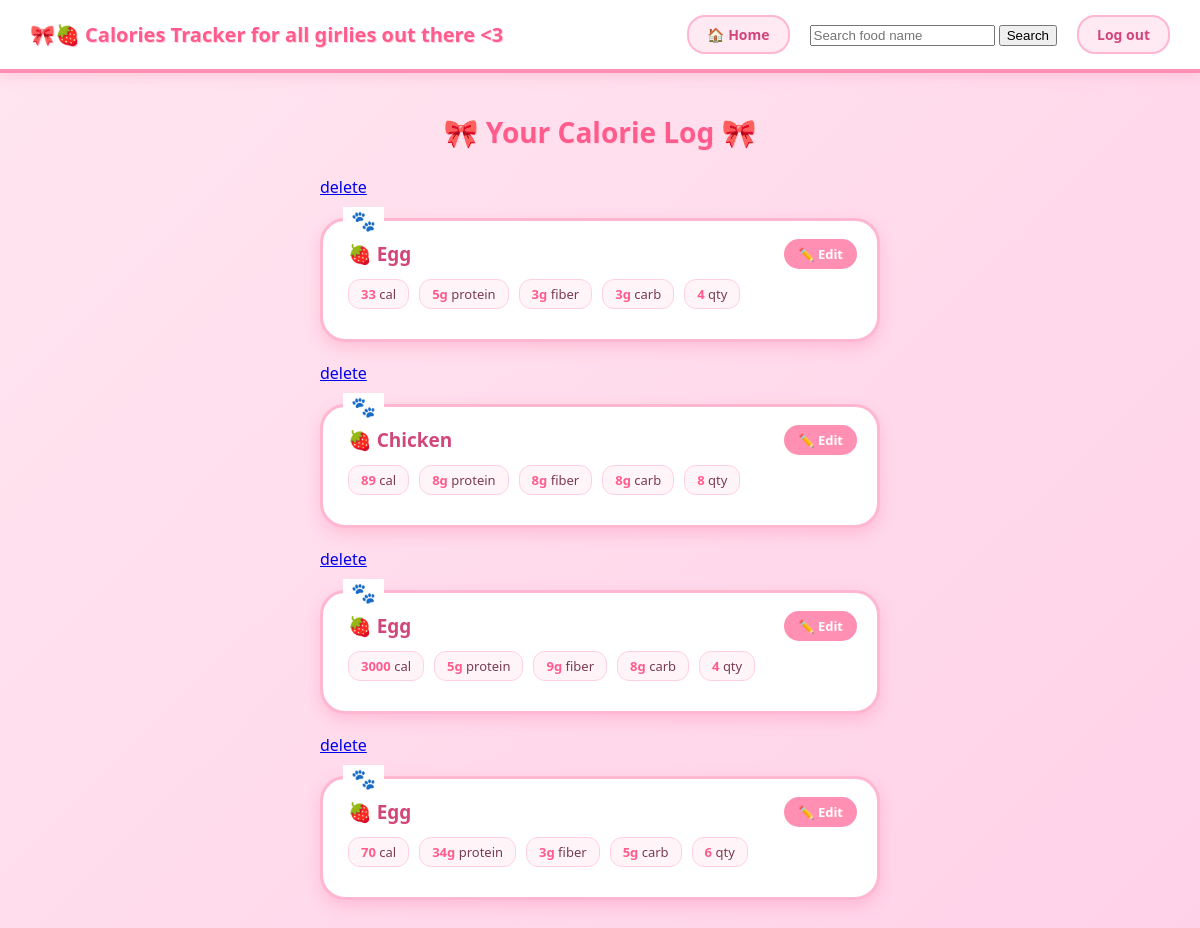
The app's page /view/ (signed in) with its own data.
### tracker/models.py (models this page shows, shortened)
class CaloriesTracker(models.Model):
    user = models.ForeignKey(User, on_delete=models.CASCADE)
    category = models.ForeignKey(Category, on_delete=models.CASCADE)
    food = models.CharField(max_length=100)
    calories = models.IntegerField()
    quantity = models.IntegerField()
    protein = models.IntegerField()
    fiber = models.IntegerField()
    carb = models.IntegerField()
    updated = models.DateTimeField(auto_now=True)
    created = models.DateTimeField(auto_now_add=True)
    date = models.DateField(default=timezone.now)
    class Meta:
        ordering = ["created", "updated"]

### tracker/views.py (the view)
# urls.py: path('view/', views.trackerview, name='view' ),
@login_required(login_url='authentication')
def trackerview(request):
    q = request.GET.get("q", "")
    calories = CaloriesTracker.objects.filter(
        food__icontains=q
    )
    context = {
        "calories": calories,
    }
    return render(request, "website/caloriesview.html", context)

### tracker/templates/website/caloriesview.html (shortened to what this page needs)
{% extends 'website/main.html' %}
{% block content %}
<div class="kitty-list-title">🎀 Your Calorie Log 🎀</div>
<div class="kitty-list-wrapper">
    {% for calorie in calories %}
    <a href="{% url 'deletetotalcalories' calorie.id %}"> delete </a>
    <div class="kitty-card">
        <a href="{% url 'updatetotalcalories' calorie.id %}" class="kitty-edit-link">✏️ Edit</a>
        <p class="kitty-food-name">🍓 {{ calorie.food }}</p>
        <div class="kitty-stats">
            <span class="kitty-stat"><strong>{{ calorie.calories }}</strong> cal</span>
            <span class="kitty-stat"><strong>{{ calorie.protein }}g</strong> protein</span>
            <span class="kitty-stat"><strong>{{ calorie.fiber }}g</strong> fiber</span>
            <span class="kitty-stat"><strong>{{ calorie.carb }}g</strong> carb</span>
            <span class="kitty-stat"><strong>{{ calorie.quantity }}</strong> qty</span>
        </div>
    </div>
    {% empty %}
    <p class="kitty-empty">No entries yet, cutie! Go log your first meal 🐱🍰</p>
    {% endfor %}
</div>
{% endblock %}

### tracker/templates/website/main.html (shortened to what this page needs)
<!DOCTYPE html>
<html>
<head>
</head>
<body>
    <nav>
        <span class="kitty-brand">🎀🍓 Calories Tracker for all girlies out there <3 </span>
        <a href="{% url 'home' %}">🏠 Home</a>
         <form method="GET">
    <input
        type="text"
        name="q"
        placeholder="Search food name"
        value="{{ request.GET.q }}"
    >
    <button type="submit">Search</button>
</form>
{% if request.user.is_authenticated %}
<a href="{% url 'logout' %}">Log out</a>
{% else %}
<a href="{% url 'authentication' %}">Login</a>
{%endif %}
    </nav>
    {% block content %}
    {% endblock %}
</body>
</html>

### tracker/templates/website/main.html (style rules this page uses)
* { box-sizing: border-box; }
body { margin: 0; min-height: 100vh; background: linear-gradient(135deg, #ffe6f0 0%, #ffd1e8 100%); font-family: 'Comic Sans MS', 'Segoe UI', sans-serif; }
nav { background: #ffffff; border-bottom: 4px solid #ff8fb3; padding: 15px 30px; display: flex; align-items: center; gap: 20px; box-shadow: 0 4px 12px rgba(255, 105, 150, 0.2); }
.kitty-brand { color: #ff5c8d; font-weight: bold; font-size: 20px; margin-right: auto; text-shadow: 1px 1px 0px #ffd1e0; }
nav a { text-decoration: none; color: #d1477a; font-weight: bold; font-size: 14px; background: #ffeaf3; border: 2px solid #ffb6d1; padding: 8px 18px; border-radius: 18px; transition: all 0.2s ease; }

### tracker/templates/website/caloriesview.html (style rules this page uses)
body { background: linear-gradient(135deg, #ffe6f0 0%, #ffd1e8 100%); font-family: 'Comic Sans MS', 'Segoe UI', sans-serif; }
.kitty-list-title { text-align: center; color: #ff5c8d; font-size: 28px; font-weight: bold; margin: 40px 0 25px; text-shadow: 1px 1px 0px #ffd1e0; }
.kitty-list-wrapper { max-width: 600px; margin: 0 auto 60px; display: flex; flex-direction: column; gap: 20px; padding: 0 20px; }
.kitty-card { background: #ffffff; border: 3px solid #ffb6d1; border-radius: 25px; padding: 20px 25px; position: relative; box-shadow: 0 6px 15px rgba(255, 105, 150, 0.25); transition: transform 0.2s ease; }
.kitty-card::before { content: "🐾"; position: absolute; top: -14px; left: 20px; background: #fff; padding: 0 8px; font-size: 20px; }
.kitty-food-name { color: #d1477a; font-size: 19px; font-weight: bold; margin: 0 0 12px; padding-right: 60px; }
.kitty-stats { display: flex; flex-wrap: wrap; gap: 10px; margin-bottom: 10px; }
.kitty-stat { background: #fff5f9; border: 1px solid #ffd1e0; border-radius: 12px; padding: 5px 12px; font-size: 13px; color: #7a3b52; }
.kitty-stat strong { color: #ff5c8d; }
.kitty-edit-link { position: absolute; top: 18px; right: 20px; text-decoration: none; background: #ff8fb3; color: #fff; font-size: 13px; font-weight: bold; padding: 6px 14px; border-radius: 15px; transition: all 0.2s ease; }

### records on screen
CaloriesTracker: food "Egg", calories "33", protein "5", fiber "3", carb "3", quantity "4"
CaloriesTracker: food "Chicken", calories "89", protein "8", fiber "8", carb "8", quantity "8"
CaloriesTracker: food "Egg", calories "3000", protein "5", fiber "9", carb "8", quantity "4"
CaloriesTracker: food "Egg", calories "70", protein "34", fiber "3", carb "5", quantity "6"
